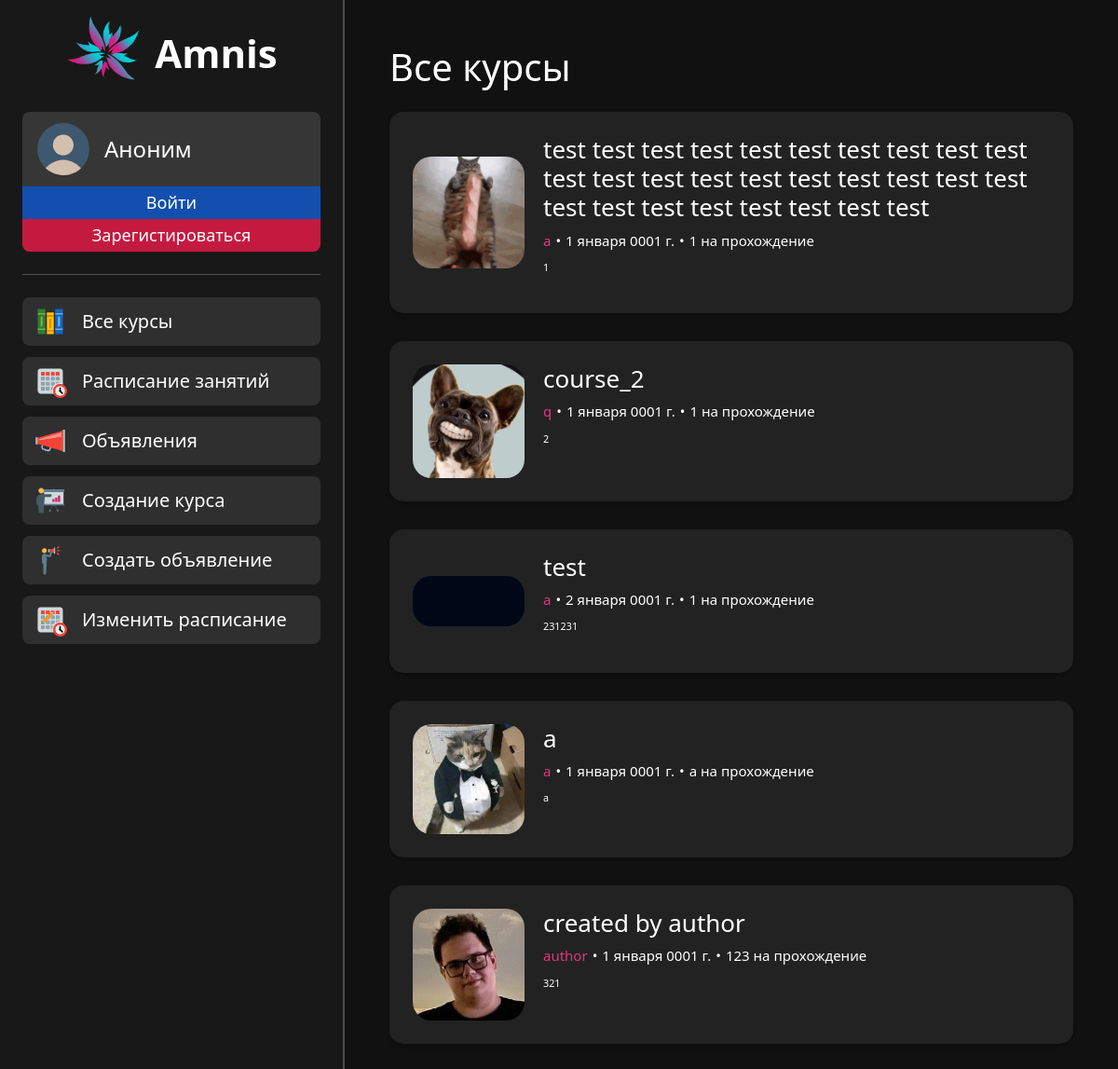
Before: /course/all_courses with the older database file.
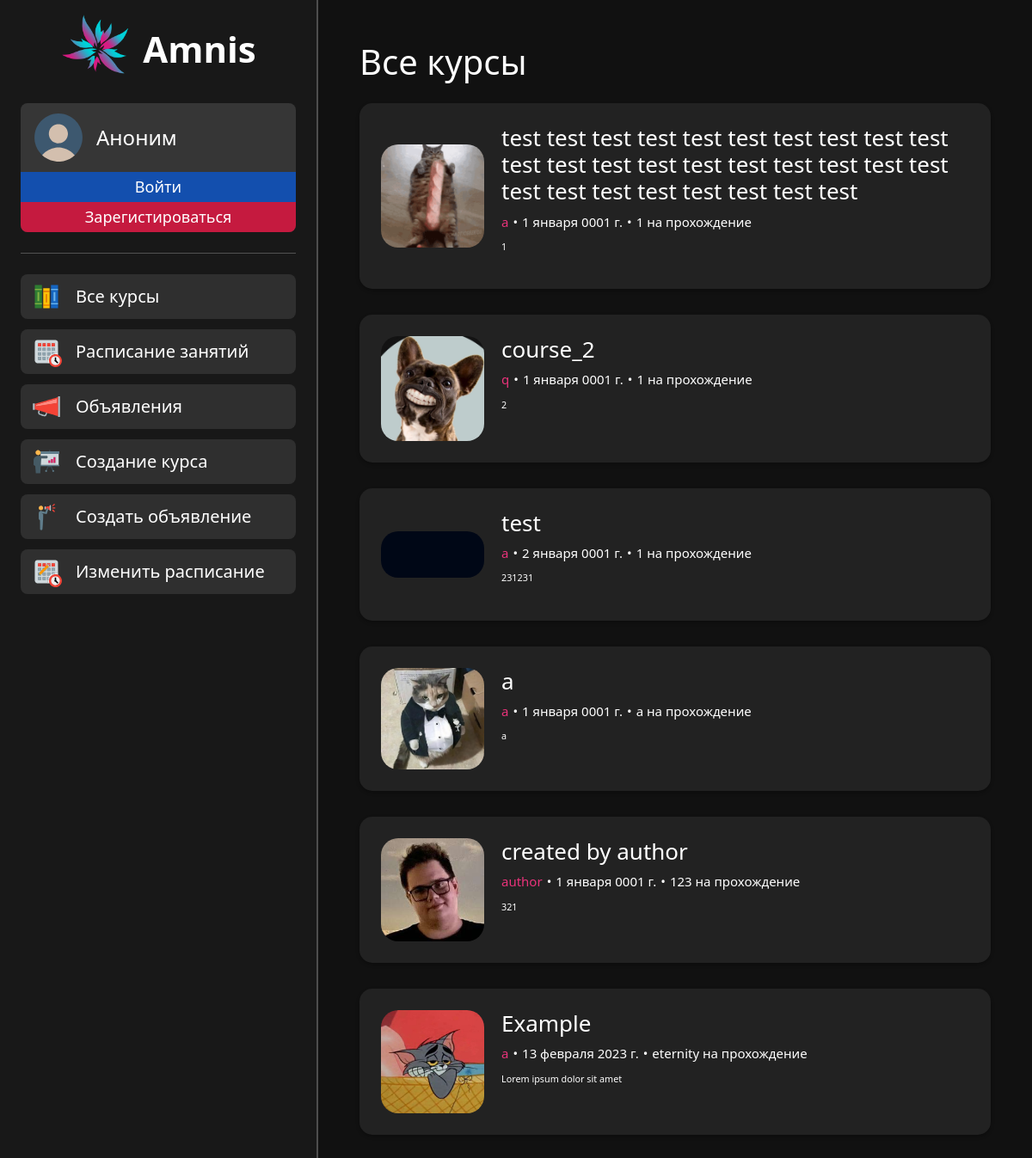
After: the same page with the newer database file.
### main/models.py (models this page shows, shortened)
class Course(models.Model):
    title = models.CharField('Title', max_length=250)
    course_image = models.ImageField('Course image', upload_to="photo_files", null=True, blank=True)
    author_id = models.ForeignKey(User, blank=True, on_delete=models.CASCADE)
    date = models.DateField('Date', blank=True, default=datetime.date(1, 1, 1))
    time_to_read = models.CharField('Time to read', max_length=50)
    description = models.CharField('Description', max_length=500)
    content = models.TextField('Content')
    class Meta:
        verbose_name = "Course"
        verbose_name_plural = "Courses"

### main/views.py (the view)
# urls.py: path('course/all_courses', views.all_courses_view, name='all_courses'),
def all_courses_view(request):
    courses = Course.objects.all()
    role = get_role(request.user)
    ava = get_ava(request.user)
    return render(request, 'main/all_courses.html', {'courses': courses, 'user': request.user, 'role': role, 'ava': ava})

### main/views.py (called while the page is built, shortened)
def get_role(user):
    template = ""
    return template

def get_ava(user):
    if user.is_authenticated:
        profiles_ava = ProfileInfo.objects.filter(name=user).get().avatar
        return profiles_ava
    else:
        return ""

### main/templates/main/all_courses.html (shortened to what this page needs)
{% load static %}
<!doctype html>
<html lang="en">
<head>
    <link rel="stylesheet" href="https://cdn.jsdelivr.net/npm/bootstrap@5.2.3/dist/css/bootstrap.min.css">
    <link rel="stylesheet" href="https://cdn.jsdelivr.net/npm/bootstrap-icons@1.10.2/font/bootstrap-icons.css">
    <link rel="stylesheet" href="{% static 'main/css/common.css'%}">
    <link rel="stylesheet" href="{% static 'main/css/all_courses.css'%}">
</head>
<body>
    {% include 'main/navigation.html' %}
    <div class="aside_container">
      <h1 class="courses_text_title">Все курсы</h1>
    <div class="all_courses_body">
    {% for c in courses %}
      <div class="common_form course">
        <div class="image_and_desc">
            <div class="img_container">
                <img class="course_image" src="/media/{{ c.course_image }}">
            </div>
            <div class="course_desc course__course_desc">
              <h2 class="course_title_h">
                <a class="course_title" href="{% url 'course' course_id=c.id %}">{{c.title}}</a>
              </h2>
              <div class="author_and_time_to_pass">
                <p class="author">{{c.author_id.username}}</p>
                <div class="split_point">•</div>
                <p class="time_to_pass author_and_time_to_pass__time_to_pass">{{c.date}}</p>
                <div class="split_point">•</div>
                <p class="time_to_pass author_and_time_to_pass__time_to_pass">{{c.time_to_read}} на прохождение</p>
              </div>
              <p class="course_desc">
                  {{c.description}}
              </p>
            </div>
        </div>
      </div>
    {% endfor %}
    </div>
</div>
</body>
</html>

Changed rows visible on the page:
added Course: course_image (picture), title "Example", author_id.username "a", date "13 февраля 2023 г.", time_to_read "eternity", description "Lorem ipsum dolor sit amet"
